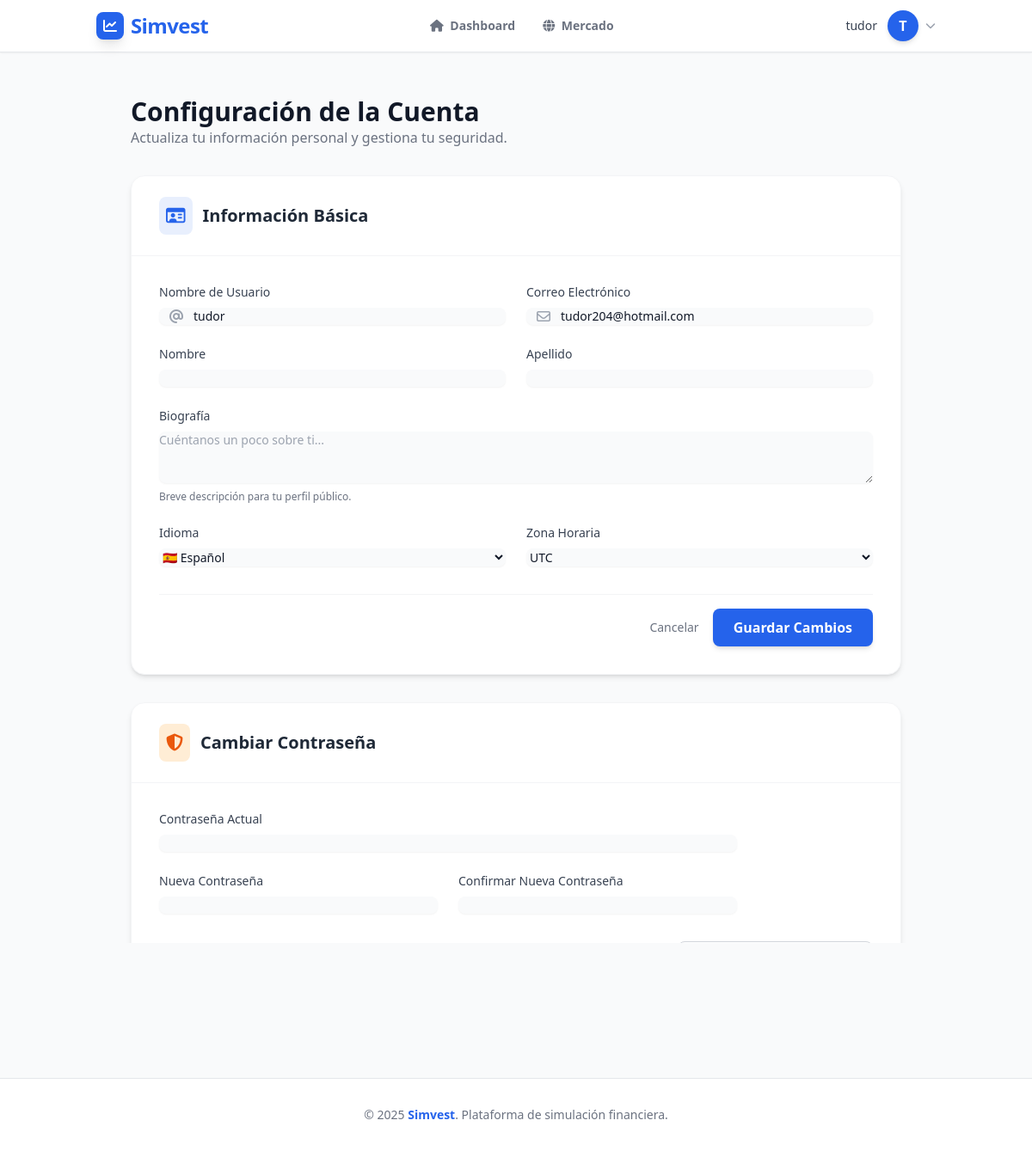
/profile/edit (signed in), run on the app's committed database.
### app/models.py (models this page shows, shortened)
class User(db.Model, UserMixin):
    __tablename__ = 'users'
    id = db.Column(db.Integer, primary_key=True)
    username = db.Column(db.String(20), unique=True, nullable=False)
    email = db.Column(db.String(120), unique=True, nullable=False)
    password_hash = db.Column(db.String(128), nullable=False)  # Cambiado de password a password_hash
    first_name = db.Column(db.String(50))
    last_name = db.Column(db.String(50))
    capital = db.Column(db.Float, nullable=False, default=10000.00)
    created_at = db.Column(db.DateTime, nullable=False, default=datetime.utcnow)
    last_login = db.Column(db.DateTime)
    is_active = db.Column(db.Boolean, default=True)
    is_verified = db.Column(db.Boolean, default=False)
    profile_picture = db.Column(db.String(255))
    bio = db.Column(db.Text)
    language = db.Column(db.String(10), default='es')
    timezone = db.Column(db.String(50), default='UTC')
    role = db.Column(db.String(20), default='user')
    @property
    def password(self):
        raise AttributeError('La contraseña no es un atributo legible')
    @password.setter
    def password(self, password):
        self.set_password(password)

### app/controllers/ProfileController.py (the view, shortened to what this page needs)
@profile_bp.route('/edit', methods=['GET', 'POST'])
@login_required
def edit_profile():
    return render_template('Profile/edit_profile.html', user=current_user)

### app/models.py (called while the page is built)
@login_manager.user_loader
def load_user(user_id):
    return db.session.get(User, int(user_id))

### app/templates/Profile/edit_profile.html (shortened to what this page needs)
{% extends "base.html" %}
{% block content %}
<div class="max-w-4xl mx-auto pb-12">
    <div class="mb-8">
        <h1 class="text-3xl font-bold text-gray-900 dark:text-white">Configuración de la Cuenta</h1>
        <p class="text-gray-500 dark:text-gray-400">Actualiza tu información personal y gestiona tu seguridad.</p>
    </div>
    <div class="space-y-8">
        <div class="bg-white dark:bg-gray-800 rounded-2xl shadow-md border border-gray-100 dark:border-gray-700 overflow-hidden">
            <div class="px-8 py-6 border-b border-gray-100 dark:border-gray-700 flex items-center gap-3">
                <div class="bg-simvest-blue/10 text-simvest-blue p-2 rounded-lg">
                    <i class="fa-regular fa-id-card text-xl"></i>
                </div>
                <h2 class="text-xl font-bold text-gray-800 dark:text-white">Información Básica</h2>
            </div>
            <div class="p-8">
                <form method="POST" action="{{ url_for('profile.edit_profile') }}">
                    <div class="grid grid-cols-1 md:grid-cols-2 gap-6 mb-6">
                        <div>
                            <label for="username" class="block text-sm font-medium text-gray-700 dark:text-gray-300 mb-2">
                                Nombre de Usuario
                            </label>
                            <div class="relative">
                                <span class="absolute inset-y-0 left-0 pl-3 flex items-center text-gray-400">
                                    <i class="fa-solid fa-at"></i>
                                </span>
                                <input type="text" id="username" name="username" value="{{ user.username }}" required
                                    class="pl-10 block w-full rounded-lg border-gray-300 dark:border-gray-600 bg-gray-50 dark:bg-gray-700 text-gray-900 dark:text-white focus:ring-simvest-blue focus:border-simvest-blue shadow-sm sm:text-sm transition">
                            </div>
                        </div>
                        <div>
                            <label for="email" class="block text-sm font-medium text-gray-700 dark:text-gray-300 mb-2">
                                Correo Electrónico
                            </label>
                            <div class="relative">
                                <span class="absolute inset-y-0 left-0 pl-3 flex items-center text-gray-400">
                                    <i class="fa-regular fa-envelope"></i>
                                </span>
                                <input type="email" id="email" name="email" value="{{ user.email }}" required
                                    class="pl-10 block w-full rounded-lg border-gray-300 dark:border-gray-600 bg-gray-50 dark:bg-gray-700 text-gray-900 dark:text-white focus:ring-simvest-blue focus:border-simvest-blue shadow-sm sm:text-sm transition">
                            </div>
                        </div>
                    </div>
                    <div class="grid grid-cols-1 md:grid-cols-2 gap-6 mb-6">
                        <div>
                            <label for="first_name" class="block text-sm font-medium text-gray-700 dark:text-gray-300 mb-2">Nombre</label>
                            <input type="text" id="first_name" name="first_name" value="{{ user.first_name or '' }}"
                                class="block w-full rounded-lg border-gray-300 dark:border-gray-600 bg-gray-50 dark:bg-gray-700 text-gray-900 dark:text-white focus:ring-simvest-blue focus:border-simvest-blue shadow-sm sm:text-sm transition">
                        </div>
                        <div>
                            <label for="last_name" class="block text-sm font-medium text-gray-700 dark:text-gray-300 mb-2">Apellido</label>
                            <input type="text" id="last_name" name="last_name" value="{{ user.last_name or '' }}"
                                class="block w-full rounded-lg border-gray-300 dark:border-gray-600 bg-gray-50 dark:bg-gray-700 text-gray-900 dark:text-white focus:ring-simvest-blue focus:border-simvest-blue shadow-sm sm:text-sm transition">
                        </div>
                    </div>
                    <div class="mb-6">
                        <label for="bio" class="block text-sm font-medium text-gray-700 dark:text-gray-300 mb-2">Biografía</label>
                        <textarea id="bio" name="bio" rows="3"
                            class="block w-full rounded-lg border-gray-300 dark:border-gray-600 bg-gray-50 dark:bg-gray-700 text-gray-900 dark:text-white focus:ring-simvest-blue focus:border-simvest-blue shadow-sm sm:text-sm transition"
                            placeholder="Cuéntanos un poco sobre ti...">{{ user.bio or '' }}</textarea>
                        <p class="mt-2 text-xs text-gray-500">Breve descripción para tu perfil público.</p>
                    </div>
                    <div class="grid grid-cols-1 md:grid-cols-2 gap-6 mb-8">
                        <div>
                            <label for="language" class="block text-sm font-medium text-gray-700 dark:text-gray-300 mb-2">Idioma</label>
                            <select id="language" name="language"
                                class="block w-full rounded-lg border-gray-300 dark:border-gray-600 bg-gray-50 dark:bg-gray-700 text-gray-900 dark:text-white focus:ring-simvest-blue focus:border-simvest-blue shadow-sm sm:text-sm transition">
                                <option value="es" {% if user.language == 'es' %}selected{% endif %}>🇪🇸 Español</option>
                            </select>
                        </div>
                        <div>
                            <label for="timezone" class="block text-sm font-medium text-gray-700 dark:text-gray-300 mb-2">Zona Horaria</label>
                            <select id="timezone" name="timezone"
                                class="block w-full rounded-lg border-gray-300 dark:border-gray-600 bg-gray-50 dark:bg-gray-700 text-gray-900 dark:text-white focus:ring-simvest-blue focus:border-simvest-blue shadow-sm sm:text-sm transition">
                                <option value="UTC" {% if user.timezone == 'UTC' %}selected{% endif %}>UTC</option>
                                </select>
                        </div>
                    </div>
                    <div class="flex items-center justify-end gap-4 pt-4 border-t border-gray-100 dark:border-gray-700">
                        <a href="{{ url_for('profile.profile') }}" class="text-sm font-medium text-gray-500 hover:text-gray-700 dark:text-gray-400 dark:hover:text-white transition">
                            Cancelar
                        </a>
                        <button type="submit" class="bg-simvest-blue hover:bg-blue-700 text-white font-semibold py-2.5 px-6 rounded-lg shadow-md transition duration-200 transform hover:scale-[1.02]">
                            Guardar Cambios
                        </button>
                    </div>
                </form>
            </div>
        </div>
        <div class="bg-white dark:bg-gray-800 rounded-2xl shadow-md border border-gray-100 dark:border-gray-700 overflow-hidden">
            <div class="px-8 py-6 border-b border-gray-100 dark:border-gray-700 flex items-center gap-3">
                <div class="bg-orange-100 text-orange-600 dark:bg-orange-900/30 dark:text-orange-400 p-2 rounded-lg">
                    <i class="fa-solid fa-shield-halved text-xl"></i>
                </div>
                <h2 class="text-xl font-bold text-gray-800 dark:text-white">Cambiar Contraseña</h2>
            </div>
            <div class="p-8">
                <form method="POST" action="{{ url_for('profile.change_password') }}">
                    <div class="grid grid-cols-1 gap-6 max-w-2xl">
                        <div>
                            <label for="current_password" class="block text-sm font-medium text-gray-700 dark:text-gray-300 mb-2">
                                Contraseña Actual
                            </label>
                            <input type="password" id="current_password" name="current_password" required
                                class="block w-full rounded-lg border-gray-300 dark:border-gray-600 bg-gray-50 dark:bg-gray-700 text-gray-900 dark:text-white focus:ring-orange-500 focus:border-orange-500 shadow-sm sm:text-sm transition">
                        </div>
                        <div class="grid grid-cols-1 md:grid-cols-2 gap-6">
                            <div>
                                <label for="new_password" class="block text-sm font-medium text-gray-700 dark:text-gray-300 mb-2">
                                    Nueva Contraseña
                                </label>
                                <input type="password" id="new_password" name="new_password" required
                                    class="block w-full rounded-lg border-gray-300 dark:border-gray-600 bg-gray-50 dark:bg-gray-700 text-gray-900 dark:text-white focus:ring-orange-500 focus:border-orange-500 shadow-sm sm:text-sm transition">
                            </div>
                            <div>
                                <label for="confirm_password" class="block text-sm font-medium text-gray-700 dark:text-gray-300 mb-2">
                                    Confirmar Nueva Contraseña
                                </label>
                                <input type="password" id="confirm_password" name="confirm_password" required
                                    class="block w-full rounded-lg border-gray-300 dark:border-gray-600 bg-gray-50 dark:bg-gray-700 text-gray-900 dark:text-white focus:ring-orange-500 focus:border-orange-500 shadow-sm sm:text-sm transition">
                            </div>
                        </div>
                    </div>
                    <div class="mt-8 flex justify-end">
                        <button type="submit" class="bg-white dark:bg-gray-700 border border-gray-300 dark:border-gray-600 text-gray-700 dark:text-gray-200 hover:bg-orange-50 dark:hover:bg-orange-900/20 hover:text-orange-600 dark:hover:text-orange-400 font-semibold py-2.5 px-6 rounded-lg transition duration-200 shadow-sm">
                        </button>
                    </div>
                </form>
            </div>
        </div>
    </div>
</div>
{% endblock %}

### app/templates/base.html (shortened to what this page needs)
<!DOCTYPE html>
<html lang="es" class="scroll-smooth">
<head>
  <script src="https://cdn.tailwindcss.com"></script>
  <link href="https://unpkg.com/aos@2.3.1/dist/aos.css" rel="stylesheet">
  <link rel="stylesheet" href="https://cdnjs.cloudflare.com/ajax/libs/font-awesome/6.4.0/css/all.min.css">
</head>
<body class="font-sans text-simvest-gray bg-simvest-bg dark:bg-simvest-darkbg dark:text-gray-100 transition-colors duration-300">
  <header class="bg-white/90 dark:bg-gray-800/90 backdrop-blur-md shadow-sm fixed w-full top-0 z-50 border-b border-gray-200 dark:border-gray-700 transition-colors duration-300">
    <div class="container mx-auto flex justify-between items-center px-6 py-3">
      <a href="{{ url_for('dashboard.dashboard') }}" class="flex items-center gap-2 group">
        <div class="w-8 h-8 bg-simvest-blue text-white flex items-center justify-center rounded-lg shadow-lg group-hover:rotate-12 transition-transform">
            <i class="fa-solid fa-chart-line"></i>
        </div>
        <span class="text-2xl font-extrabold tracking-tight text-simvest-blue dark:text-simvest-lightblue">
          Simvest
        </span>
      </a>
      {% if current_user.is_authenticated %}
      <nav class="hidden md:flex items-center space-x-8">
          <a href="{{ url_for('dashboard.dashboard') }}"
             class="text-sm font-semibold transition-colors duration-200
             {% if request.endpoint == 'dashboard.dashboard' %} text-simvest-blue dark:text-simvest-lightblue {% else %} text-gray-500 hover:text-simvest-blue dark:text-gray-400 dark:hover:text-white {% endif %}">
             <i class="fa-solid fa-house mr-1"></i> Dashboard
          </a>
          <a href="{{ url_for('market.market') }}"
             class="text-sm font-semibold transition-colors duration-200
             {% if request.endpoint == 'market.market' %} text-simvest-blue dark:text-simvest-lightblue {% else %} text-gray-500 hover:text-simvest-blue dark:text-gray-400 dark:hover:text-white {% endif %}">
             <i class="fa-solid fa-globe mr-1"></i> Mercado
          </a>
      </nav>
      {% endif %}
      <div class="flex items-center gap-4">
        {% if current_user.is_authenticated %}
          <div class="relative ml-3">
            <div>
              <button type="button" onclick="toggleDropdown()" class="flex items-center gap-2 max-w-xs bg-white dark:bg-gray-800 rounded-full focus:outline-none focus:ring-2 focus:ring-offset-2 focus:ring-simvest-blue" id="user-menu-button" aria-expanded="false" aria-haspopup="true">
                <span class="hidden md:block text-sm font-medium text-gray-700 dark:text-gray-200 mr-1">
                    {{ current_user.username }}
                </span>
                {% if current_user.profile_picture %}
                    <img class="h-9 w-9 rounded-full object-cover border border-gray-200 dark:border-gray-600" src="{{ url_for('static', filename='uploads/' + current_user.profile_picture) }}" alt="">
                {% else %}
                    <div class="h-9 w-9 rounded-full bg-simvest-blue text-white flex items-center justify-center font-bold shadow-md">
                        {{ current_user.username[0] | upper }}
                    </div>
                {% endif %}
                <i class="fa-solid fa-chevron-down text-xs text-gray-400"></i>
              </button>
            </div>
          </div>
        {% endif %}
      </div>
    </div>
  </header>
  <main data-aos="fade-up" data-aos-delay="50" class="container mx-auto px-6 py-8">
    {% block content %}{% endblock %}
  </main>
  <footer class="bg-white border-t border-gray-200 dark:bg-simvest-darkbg dark:border-gray-800 text-gray-500 dark:text-gray-400 py-8 mt-auto">
    <div class="container mx-auto px-6 text-center">
      <p class="text-sm">&copy; 2025 <span class="font-bold text-simvest-blue">Simvest</span>. Plataforma de simulación financiera.</p>
    </div>
  </footer>
</body>
</html>

### app/templates/base.html (style rules this page uses)
body { padding-top: 5rem; min-height: 100vh; display: flex; flex-direction: column; }
main { flex: 1; }

### data on the page
User: username "tudor", username "T", email "tudor204@hotmail.com", language "🇪🇸 Español", timezone "UTC"
